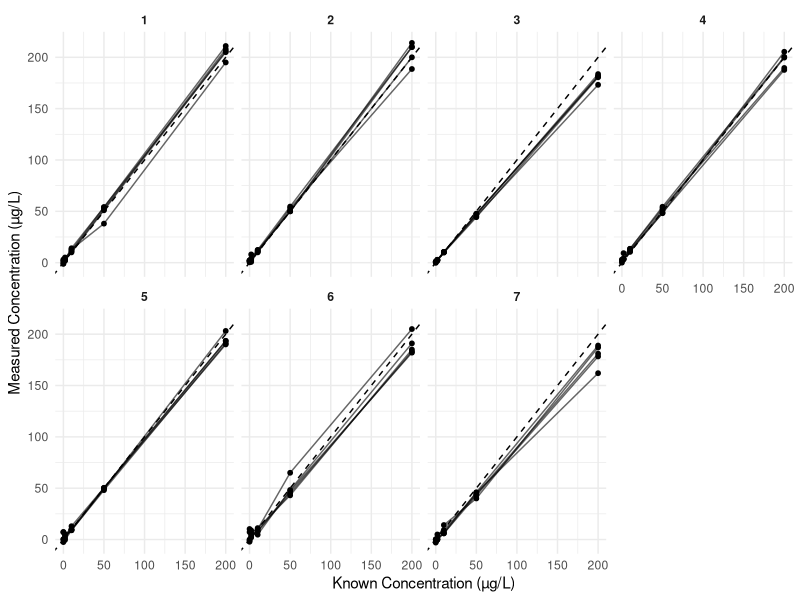
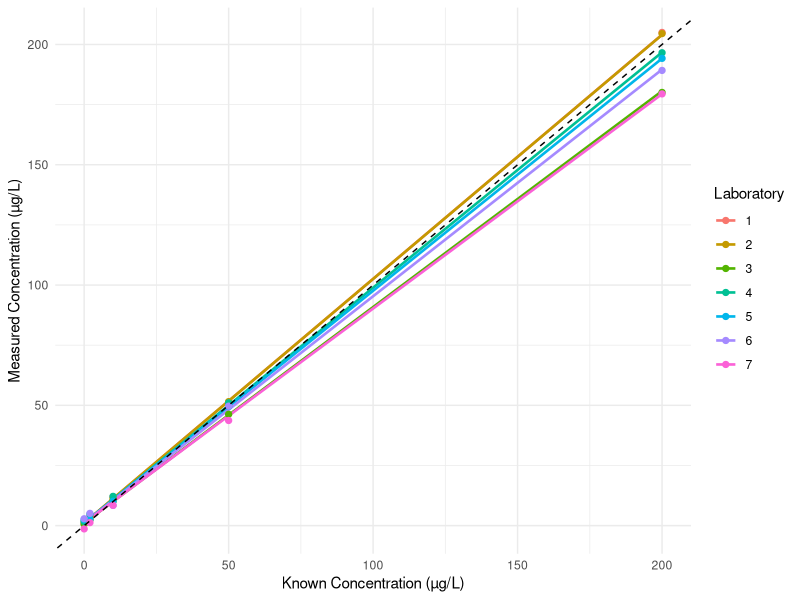

The R script that drew these images, in order:
## ---- chunk 1
knitr::opts_chunk$set(
  echo = FALSE,
  warning = FALSE,
  message = FALSE
)

library(dplyr)
library(ggplot2)
library(knitr)
library(kableExtra)
library(lme4)
library(tidyr)

# Work around TinyTeX same-file copy issue on Windows
latex_tmp <- normalizePath(
  tempdir(),
  winslash = "/",
  mustWork = TRUE
)

options(
  tinytex.output_dir = latex_tmp,
  tinytex.engine_args = shQuote(
    paste0("--output-directory=", latex_tmp)
  )
)
## ---- chunk 2
dat <- read.csv("../data/data.csv")
names(dat) <- trimws(names(dat))

dat <- dat[, colSums(!is.na(dat)) > 0]

dat$lab <- factor(dat$lab)
## ---- chunk 3
summary_table <- dat %>%
  group_by(conc) %>%
  summarise(
    n = n(),
    mean_measured = mean(measured),
    sd_measured = sd(measured),
    se_measured = sd(measured) / sqrt(n()),
    bias = mean(measured - conc)
  )
lab_summary <- dat %>%
  mutate(error = measured - conc) %>%
  group_by(lab) %>%
  summarise(
    n = n(),
    mean_error = mean(error),
    rmse = sqrt(mean(error^2)),
    .groups = "drop"
  )
## ---- chunk 4
cat("\\begin{center}\n")

cat("\\begin{minipage}[t]{0.62\\textwidth}\n")
cat("\\centering\n")
cat("\\scriptsize\n")
cat("\\captionof{table}{Summary by Known Concentration}\n")

cat(
  kable(
    summary_table,
    format = "latex",
    booktabs = TRUE,
    digits = 2,
    col.names = c(
      "Conc.",
      "$n$",
      "Mean",
      "SD",
      "SE",
      "Bias"
    ),
    escape = FALSE
  )
)

cat("\n\\end{minipage}\n")
cat("\\hfill\n")

cat("\\begin{minipage}[t]{0.34\\textwidth}\n")
cat("\\centering\n")
cat("\\scriptsize\n")
cat("\\captionof{table}{Summary by Laboratory}\n")

cat(
  kable(
    lab_summary,
    format = "latex",
    booktabs = TRUE,
    digits = 2,
    col.names = c(
      "Lab",
      "$n$",
      "Mean Error",
      "RMSE"
    ),
    escape = FALSE
  )
)

cat("\n\\end{minipage}\n")

cat("\\end{center}\n")
## ---- chunk 5
ggplot(
  dat,
  aes(
    x = conc,
    y = measured,
    group = rep
  )
) +
  geom_line(alpha = 0.6) +
  geom_point(size = 1.3) +
  geom_abline(
    intercept = 0,
    slope = 1,
    linetype = "dashed"
  ) +
  facet_wrap(~ lab, ncol = 4) +
  labs(
    x = "Known Concentration (µg/L)",
    y = "Measured Concentration (µg/L)"
  ) +
  theme_minimal() +
  theme(
    strip.text = element_text(face = "bold")
  )
## ---- chunk 6
global_ols <- lm(measured ~ conc, data = dat)

ols_coef <- coef(summary(global_ols))
ols_ci <- confint(global_ols)

# Coefficient table
ols_coef_table <- data.frame(
  Term = c(
    "Intercept",
    "True concentration"
  ),
  Estimate = c(
    ols_coef["(Intercept)", "Estimate"],
    ols_coef["conc", "Estimate"]
  ),
  SE = c(
    ols_coef["(Intercept)", "Std. Error"],
    ols_coef["conc", "Std. Error"]
  ),
  CI = c(
    sprintf(
      "[%.3f, %.3f]",
      ols_ci["(Intercept)", 1],
      ols_ci["(Intercept)", 2]
    ),
    sprintf(
      "[%.3f, %.3f]",
      ols_ci["conc", 1],
      ols_ci["conc", 2]
    )
  ),
  p_value = c(
    sprintf(
      "%.3f",
      ols_coef["(Intercept)", "Pr(>|t|)"]
    ),
    "<0.001"
  )
)

# Model-fit table
ols_fit_table <- data.frame(
  Metric = c(
    "R-squared",
    "Residual SD",
    "AIC",
    "BIC"
  ),
  Value = c(
    summary(global_ols)$r.squared,
    summary(global_ols)$sigma,
    AIC(global_ols),
    BIC(global_ols)
  )
)
## ---- chunk 7
cat("\\begin{center}\n")

# Left: coefficient estimates
cat("\\begin{minipage}[t]{0.62\\textwidth}\n")
cat("\\centering\n")
cat("\\scriptsize\n")
cat("\\captionof{table}{Global OLS Coefficient Estimates}\n")

cat(
  kable(
    ols_coef_table,
    format = "latex",
    booktabs = TRUE,
    digits = 3,
    col.names = c(
      "Term",
      "Estimate",
      "SE",
      "95\\% CI",
      "$p$-value"
    ),
    escape = FALSE
  )
)

cat("\n\\end{minipage}\n")
cat("\\hfill\n")

# Right: model fit
cat("\\begin{minipage}[t]{0.32\\textwidth}\n")
cat("\\centering\n")
cat("\\scriptsize\n")
cat("\\captionof{table}{Global OLS Model Fit}\n")

cat(
  kable(
    ols_fit_table,
    format = "latex",
    booktabs = TRUE,
    digits = 3,
    col.names = c(
      "Metric",
      "Value"
    )
  )
)

cat("\n\\end{minipage}\n")

cat("\\end{center}\n")
## ---- chunk 8
ri_model <- lmer(
  measured ~ conc + (1 | lab),
  data = dat,
  REML = FALSE
)
ri_coef <- coef(summary(ri_model))
ri_fixed <- data.frame(
  Term = c("Intercept", "True concentration"),
  Estimate = ri_coef[, "Estimate"],
  SE = ri_coef[, "Std. Error"]
)

ri_var <- as.data.frame(VarCorr(ri_model))

ri_random <- data.frame(
  Component = c("Lab intercept SD", "Residual SD"),
  SD = c(
    ri_var$sdcor[ri_var$grp == "lab"],
    sigma(ri_model)
  )
)
## ---- chunk 9
cat("\\begin{center}\n")

cat("\\begin{minipage}[t]{0.48\\textwidth}\n")
cat("\\centering\n")
cat("\\scriptsize\n")
cat("\\captionof{table}{Fixed Effects for the Random-Intercept Model}\n")

cat(
  kable(
    ri_fixed,
    format = "latex",
    booktabs = TRUE,
    digits = 3,
    col.names = c(
      "Fixed Effect",
      "Estimate",
      "SE"
    )
  )
)

cat("\n\\end{minipage}\n")
cat("\\hfill\n")

cat("\\begin{minipage}[t]{0.48\\textwidth}\n")
cat("\\centering\n")
cat("\\scriptsize\n")
cat("\\captionof{table}{Variance Components for the Random-Intercept Model}\n")

cat(
  kable(
    ri_random,
    format = "latex",
    booktabs = TRUE,
    digits = 3,
    col.names = c(
      "Variance Component",
      "SD"
    )
  )
)

cat("\n\\end{minipage}\n")

cat("\\end{center}\n")
## ---- chunk 10
ris_model <- lmer(
  measured ~ conc + (1 + conc | lab),
  data = dat,
  REML = FALSE,
  control = lmerControl(optimizer = "bobyqa")
)

ris_uncor_model <- lmer(
  measured ~ conc + (1 | lab) + (0 + conc | lab),
  data = dat,
  REML = FALSE
)

ris_coef <- coef(summary(ris_model))

ris_fixed <- data.frame(
  Term = c("Intercept", "True concentration"),
  Estimate = ris_coef[, "Estimate"],
  SE = ris_coef[, "Std. Error"]
)

ris_vc <- as.data.frame(VarCorr(ris_model))

intercept_sd <- ris_vc$sdcor[
  ris_vc$grp == "lab" &
  ris_vc$var1 == "(Intercept)" &
  is.na(ris_vc$var2)
]

slope_sd <- ris_vc$sdcor[
  ris_vc$grp == "lab" &
  ris_vc$var1 == "conc" &
  is.na(ris_vc$var2)
]

intercept_slope_cor <- ris_vc$sdcor[
  ris_vc$grp == "lab" &
  !is.na(ris_vc$var2)
]

ris_random <- data.frame(
  Component = c(
    "Lab intercept SD",
    "Lab slope SD",
    "Intercept-slope correlation",
    "Residual SD"
  ),
  Estimate = c(
    intercept_sd,
    slope_sd,
    intercept_slope_cor,
    sigma(ris_model)
  )
)
## ---- chunk 11
cat("\\begin{center}\n")

cat("\\begin{minipage}[t]{0.46\\textwidth}\n")
cat("\\centering\n")
cat("\\scriptsize\n")
cat("\\captionof{table}{Fixed Effects for the Correlated Random-Intercept and Random-Slope Model}\n")

cat(
  kable(
    ris_fixed,
    format = "latex",
    booktabs = TRUE,
    digits = 3,
    col.names = c(
      "Fixed Effect",
      "Estimate",
      "SE"
    )
  )
)

cat("\n\\end{minipage}\n")
cat("\\hfill\n")

cat("\\begin{minipage}[t]{0.50\\textwidth}\n")
cat("\\centering\n")
cat("\\scriptsize\n")
cat("\\captionof{table}{Variance Components for the Correlated Random-Intercept and Random-Slope Model}\n")

cat(
  kable(
    ris_random,
    format = "latex",
    booktabs = TRUE,
    digits = 3,
    col.names = c(
      "Random-Effect Component",
      "Estimate"
    )
  )
)

cat("\n\\end{minipage}\n")

cat("\\end{center}\n")
## ---- chunk 12
random_comparison <- data.frame(
  Model = c(
    "Random intercept",
    "RI + slope, uncorrelated",
    "RI + slope, correlated"
  ),
  Parameters = c(
    attr(logLik(ri_model), "df"),
    attr(logLik(ris_uncor_model), "df"),
    attr(logLik(ris_model), "df")
  ),
  AIC = c(
    AIC(ri_model),
    AIC(ris_uncor_model),
    AIC(ris_model)
  ),
  BIC = c(
    BIC(ri_model),
    BIC(ris_uncor_model),
    BIC(ris_model)
  ),
  LogLik = c(
    as.numeric(logLik(ri_model)),
    as.numeric(logLik(ris_uncor_model)),
    as.numeric(logLik(ris_model))
  ),
  Singular = c(
    isSingular(ri_model),
    isSingular(ris_uncor_model),
    isSingular(ris_model)
  )
)

kable(
  random_comparison,
  format = "latex",
  booktabs = TRUE,
  digits = 2,
  col.names = c(
    "Model",
    "Parameters",
    "AIC",
    "BIC",
    "Log-Likelihood",
    "Singular"
  ),
  caption = "Comparison of Random-Effect Structures"
) %>%
  kable_styling(
    latex_options = "hold_position",
    position = "center"
  )
## ---- chunk 13
random_lrt <- anova(ri_model, ris_model)

random_chisq <- random_lrt$Chisq[2]
random_df <- random_lrt$`Chi Df`[2]
random_p <- random_lrt$`Pr(>Chisq)`[2]
random_df <- random_lrt$Df[2]
## ---- chunk 14
quad_model <- lmer(
  measured ~ conc + I(conc^2) +
    (1 | lab) + (0 + conc | lab),
  data = dat,
  REML = FALSE
)

quad_coef <- coef(summary(quad_model))

quad_fixed <- data.frame(
  Term = c(
    "Intercept",
    "Concentration",
    "Concentration squared"
  ),
  Estimate = quad_coef[, "Estimate"],
  SE = quad_coef[, "Std. Error"]
)
## ---- chunk 15
functional_form_comparison <- data.frame(
  Model = c(
    "Linear",
    "Quadratic"
  ),
  Parameters = c(
    attr(logLik(ris_uncor_model), "df"),
    attr(logLik(quad_model), "df")
  ),
  AIC = c(
    AIC(ris_uncor_model),
    AIC(quad_model)
  ),
  BIC = c(
    BIC(ris_uncor_model),
    BIC(quad_model)
  ),
  LogLik = c(
    as.numeric(logLik(ris_uncor_model)),
    as.numeric(logLik(quad_model))
  )
)
## ---- chunk 16
cat("\\begin{center}\n")

# Left table
cat("\\begin{minipage}[t]{0.38\\textwidth}\n")
cat("\\centering\n")
cat("\\scriptsize\n")
cat("\\captionof{table}{Quadratic Fixed Effects}\n")

cat(
  kable(
    quad_fixed,
    format = "latex",
    booktabs = TRUE,
    digits = 4,
    col.names = c(
      "Fixed Effect",
      "Estimate",
      "SE"
    )
  )
)

cat("\n\\end{minipage}\n")

# Explicit gap between tables
cat("\\hspace{0.05\\textwidth}\n")

# Right table
cat("\\begin{minipage}[t]{0.52\\textwidth}\n")
cat("\\centering\n")
cat("\\scriptsize\n")
cat("\\captionof{table}{Linear vs. Quadratic Comparison}\n")

cat(
  kable(
    functional_form_comparison,
    format = "latex",
    booktabs = TRUE,
    digits = 2,
    col.names = c(
      "Model",
      "Params.",
      "AIC",
      "BIC",
      "LogLik"
    )
  )
)

cat("\n\\end{minipage}\n")

cat("\\end{center}\n")
## ---- chunk 17
quad_lrt <- anova(ris_uncor_model, quad_model)

quad_chisq <- quad_lrt$Chisq[2]
quad_df <- quad_lrt$`Chi Df`[2]
quad_p <- quad_lrt$`Pr(>Chisq)`[2]
## ---- chunk 18
final_vc <- as.data.frame(VarCorr(ris_uncor_model))

final_intercept_sd <- final_vc$sdcor[
  !is.na(final_vc$var1) &
  final_vc$var1 == "(Intercept)" &
  is.na(final_vc$var2)
]

final_slope_sd <- final_vc$sdcor[
  !is.na(final_vc$var1) &
  final_vc$var1 == "conc" &
  is.na(final_vc$var2)
]

final_model_table <- data.frame(
  Component = c(
    "Population intercept",
    "Population slope",
    "Random-intercept SD",
    "Random-slope SD",
    "Residual SD"
  ),
  Symbol = c(
    "$\\hat{\\beta}_0$",
    "$\\hat{\\beta}_1$",
    "$\\hat{\\tau}_0$",
    "$\\hat{\\tau}_1$",
    "$\\hat{\\sigma}$"
  ),
  Estimate = c(
    fixef(ris_uncor_model)["(Intercept)"],
    fixef(ris_uncor_model)["conc"],
    final_intercept_sd,
    final_slope_sd,
    sigma(ris_uncor_model)
  ),
  Variance = c(
    "-",
    "-",
    round(final_intercept_sd^2,4),
    round(final_slope_sd^2,4),
    round(sigma(ris_uncor_model)^2,4)
  )
)

kable(
  final_model_table,
  format = "latex",
  booktabs = TRUE,
  digits = 3,
  col.names = c(
    "Component",
    "Parameter",
    "Estimate",
    "Variance"
  ),
  caption = "Parameter Estimates for the Final Selected Model",
  escape = FALSE,
  na = "---"
) %>%
  kable_styling(
    latex_options = "hold_position",
    position = "center"
  )
## ---- chunk 19

prediction_grid <- expand.grid(
  conc = seq(
    min(dat$conc),
    max(dat$conc),
    length.out = 200
  ),
  lab = levels(dat$lab)
)

prediction_grid$lab <- factor(
  prediction_grid$lab,
  levels = levels(dat$lab)
)

prediction_grid$predicted <- predict(
  ris_uncor_model,
  newdata = prediction_grid,
  re.form = NULL
)

lab_means <- dat %>%
  group_by(lab, conc) %>%
  summarise(
    mean_measured = mean(measured),
    .groups = "drop"
  )

calibration_plot <- ggplot(
  prediction_grid,
  aes(
    x = conc,
    y = predicted,
    color = lab,
    group = lab
  )
) +
  geom_line(linewidth = 0.9) +
  geom_point(
    data = lab_means,
    aes(
      x = conc,
      y = mean_measured,
      color = lab
    ),
    size = 1.8
  ) +
  geom_abline(
    intercept = 0,
    slope = 1,
    linetype = "dashed",
    color = "black"
  ) +
  labs(
    x = "Known Concentration (µg/L)",
    y = "Measured Concentration (µg/L)",
    color = "Laboratory"
  ) +
  theme_minimal()

print(calibration_plot)
